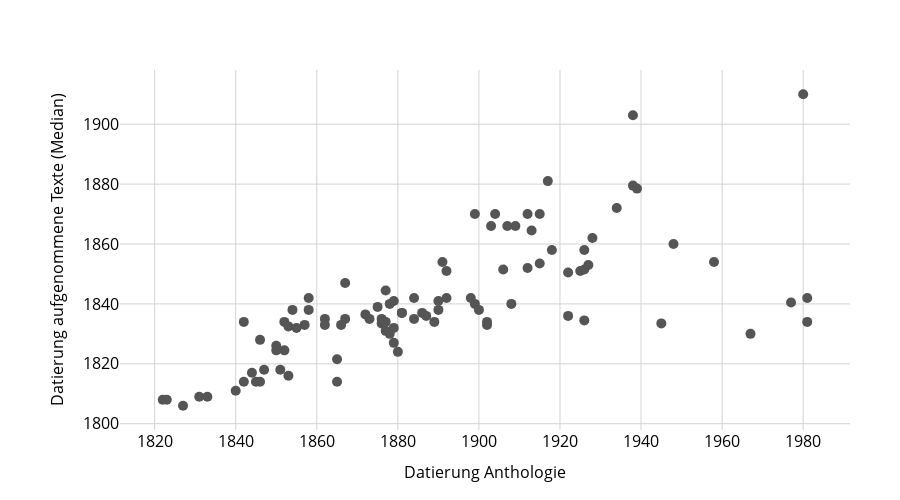

Write notebook code for a chart like this one.
### Markdown cell above
# Geschichtslyrikanthologien – Weiteres

### Code cell
fig = px.scatter(
    anthologies_overview,
    x = 'anthology_year_used_ed',
    y = 'year_median',
    hover_data = ['anthology', 'anthology_len_gesch'],
    labels = {'anthology_year_used_ed' : 'Datierung Anthologie', 
              'year_median' : 'Datierung aufgenommene Texte (Median)'},
)

fig.update_traces(marker={'size': 10})

fig.update_layout(
    width = 900, height = 500,
    xaxis=dict(tickfont=dict(size=16), titlefont=dict(size=16)),
    yaxis=dict(tickfont=dict(size=16), titlefont=dict(size=16)),
    margin=dict(t=70, b=70, l=120, r=50)
)
fig = update_fig_for_publication(fig, make_grey=True)
fig.update_xaxes(gridcolor="lightgray", showgrid=True)
fig.write_image(f"plots/4 Datierung der Texte in Geschichtslyrik-Anthologien.pdf")
fig.show()

### Figure 1 — Plotly figure (JSON) as saved in the notebook; plotly's stock layout.template omitted (floating-point values rounded to 4 significant figures; data arrays with more than 128 entries replaced by an {"elided": "..."} marker saying what was removed)
{"data": [{"customdata": {"elided": "97x2 mixed values"}, "hovertemplate": "Datierung Anthologie=%{x}<br>Datierung aufgenommene Texte (Median)=%{y}<br>anthology=%{customdata[0]}<br>anthology_len_gesch=%{customdata[1]}<extra></extra>", "legendgroup": "", "line": {"color": "#555555"}, "marker": {"color": "#555555", "size": 10, "symbol": "circle"}, "mode": "markers", "name": "", "orientation": "v", "showlegend": false, "type": "scatter", "x": [1822, 1823, 1827, 1831, 1833, 1840, 1842, 1842, 1844, 1845, 1846, 1846, 1847, 1850, 1850, 1851, 1862, 1852, 1852, 1853, 1853, 1854, 1857, 1855, 1858, 1858, 1862, 1865, 1865, 1866, 1867, 1867, 1872, 1902, 1875, 1873, 1876, 1876, 1877, 1877, 1877, 1878, 1878, 1879, 1879, 1879, 1880, 1881, 1881, 1884, 1884, 1886, 1887, 1889, 1890, 1890, 1891, 1892, 1892, 1898, 1899, 1899, 1900, 1902, 1903, 1904, 1906, 1907, 1908, 1909, 1912, 1912, 1913, 1915, 1915, 1917, 1918, 1922, 1922, 1925, 1926, 1926, 1926, 1927, 1928, 1945, 1934, 1938, 1938, 1939, 1948, 1958, 1967, 1977, 1980, 1981, 1981], "xaxis": "x", "y": [1808, 1808, 1806, 1809, 1809, 1811, 1834, 1814, 1817, 1814, 1814, 1828, 1818, 1824.0, 1826, 1818, 1835, 1824.0, 1834, 1816, 1832.0, 1838, 1833, 1832, 1838, 1842, 1833, 1822.0, 1814, 1833, 1835, 1847, 1836.0, 1834, 1839, 1835, 1834.0, 1835, 1844.0, 1834, 1831, 1830, 1840, 1832, 1827, 1841, 1824, 1837, 1837, 1842, 1835, 1837, 1836, 1834, 1841, 1838, 1854, 1842, 1851, 1842, 1870, 1840, 1838, 1833, 1866, 1870, 1852.0, 1866, 1840, 1866, 1852, 1870, 1864.0, 1854.0, 1870, 1881, 1858, 1836, 1850.0, 1851, 1858, 1852.0, 1834.0, 1853, 1862, 1834.0, 1872, 1903, 1880.0, 1878.0, 1860, 1854, 1830, 1840.0, 1910, 1834, 1842], "yaxis": "y"}], "layout": {"font": {"color": "black"}, "height": 500, "legend": {"bordercolor": "black", "borderwidth": 1, "tracegroupgap": 0}, "margin": {"b": 70, "l": 120, "r": 50, "t": 70}, "paper_bgcolor": "white", "plot_bgcolor": "white", "width": 900, "xaxis": {"anchor": "y", "autorange": true, "color": "black", "domain": [0, 1], "gridcolor": "lightgray", "range": [1811.0, 1992.0], "showgrid": true, "tickfont": {"size": 16}, "title": {"font": {"size": 16}, "text": "Datierung Anthologie"}, "type": "linear"}, "yaxis": {"anchor": "x", "autorange": true, "color": "black", "domain": [0, 1], "gridcolor": "lightgray", "range": [1798.0, 1918.0], "tickfont": {"size": 16}, "title": {"font": {"size": 16}, "text": "Datierung aufgenommene Texte (Median)"}, "type": "linear", "zerolinecolor": "lightgray"}}}
